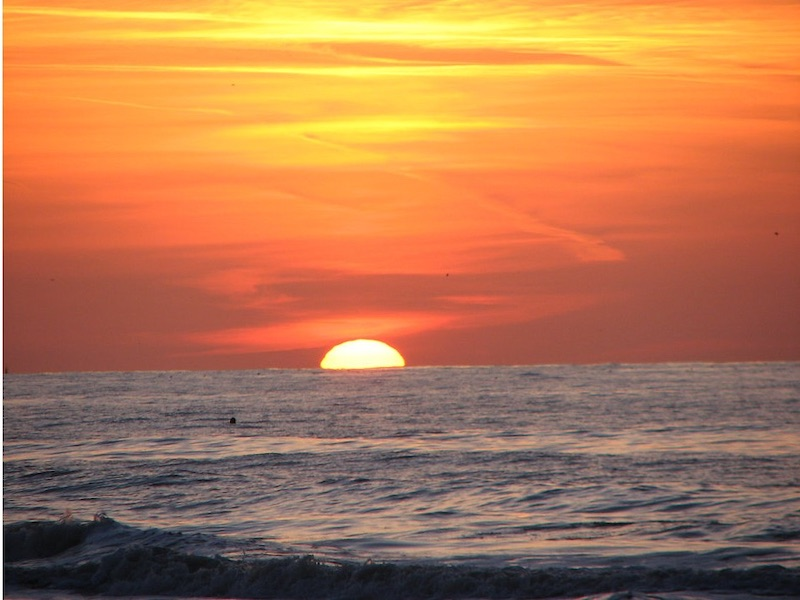
#> input picture python/CSE 110/assets/cse110_images/sunset.jpg, 800 x 600 px, found by its file name
$ python 'project07&08.py'
#> lines starting #> are read from the running program, lines starting #| are printed output that depends on the picture
from PIL import Image


image_background = Image.open("python/CSE 110/assets/cse110_images/sunset.jpg")
#> image_background is the input picture: PIL image 800x600 RGB; mean R, G, B 178.8, 119, 79.8
image_overlay = Image.open("python/CSE 110/assets/cse110_images/spaceshuttle.jpg")
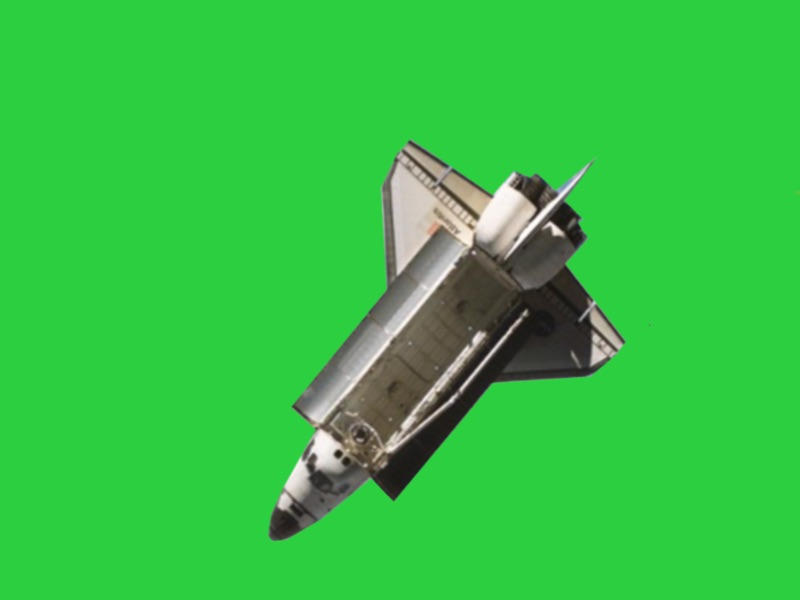
#> input picture python/CSE 110/assets/cse110_images/spaceshuttle.jpg, 800 x 600 px, found by its file name
#> image_overlay is the input picture: PIL image 800x600 RGB; mean R, G, B 53.4, 193.5, 68.8

width, height = image_background.size
#> width = 800; height = 600

image_new = Image.new("RGB", image_background.size)
#> image_new: PIL image 800x600 RGB; every value is 0


pixels_background = image_background.load()
r, g, b = pixels_background[100, 200]
#> r = 247; g = 112; b = 65
pixels_background[100, 200] = (r, g, b)

image_background.save("the_file_goes_here.jpg")

pixels_background = image_background.load()
pixels_overlay = image_overlay.load()
pixels_new = image_new.load()


for i in range(0, width):
        for j in range(0, height):
            (r, g, b) = pixels_overlay[i, j]
            if (r <=70 and g >= 170 and b <=90):
                (r, g, b) = pixels_background[i ,j]
            pixels_new[i, j] = (r, g, b)


image_new.show()
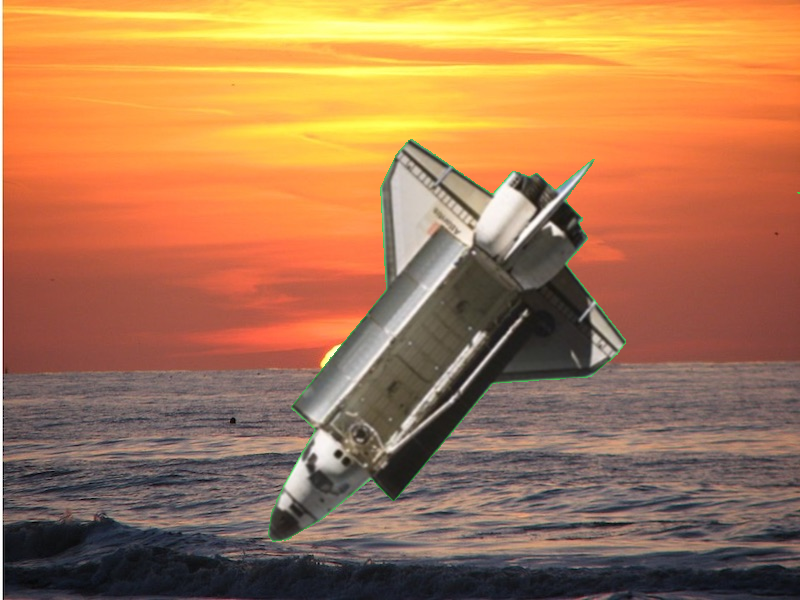
#> shown: PIL image 800x600 RGB; mean R, G, B 168.2, 118.4, 81.2

image_new.save("the_new_image.jpg")
